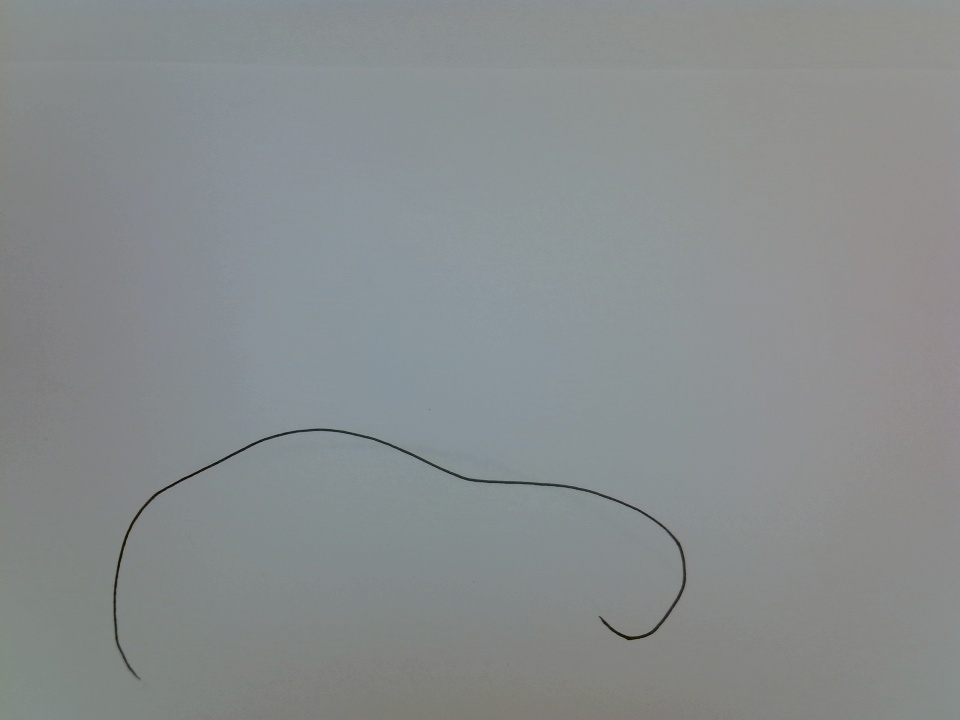
#> input picture a8_with_line.jpg, 960 x 720 px
$ python prova.py
#> lines starting #> are read from the running program, lines starting #| are printed output that depends on the picture; after the words box and inside, x2 and y2 are one past the last pixel; in counts of white or black regions, pixels touching at a corner belong together; long printed decimals are rounded
import cv2
import numpy as np
from scipy.interpolate import splprep, splev
import os

def detect_and_smooth_curve(image_path, camera_matrix, dist_coeffs):
    # Load the image
#> called with image_path = 'a8_with_line.jpg', camera_matrix = array of shape (3, 3), dist_coeffs = array of shape (5,)
    img = cv2.imread(image_path)
#> img is the input picture: shape (720, 960, 3); mean B, G, R 141.6, 140.8, 136.1
    if img is None:
        raise FileNotFoundError(f"Image not found at {image_path}. Please check the file path.")

    # Convert the image to grayscale
    gray = cv2.cvtColor(img, cv2.COLOR_BGR2GRAY)

    # Apply GaussianBlur to reduce noise
    blurred = cv2.GaussianBlur(gray, (5, 5), 0)

    # Adjusted thresholding to isolate the black curve
    _, thresh = cv2.threshold(blurred, 100, 255, cv2.THRESH_BINARY_INV)
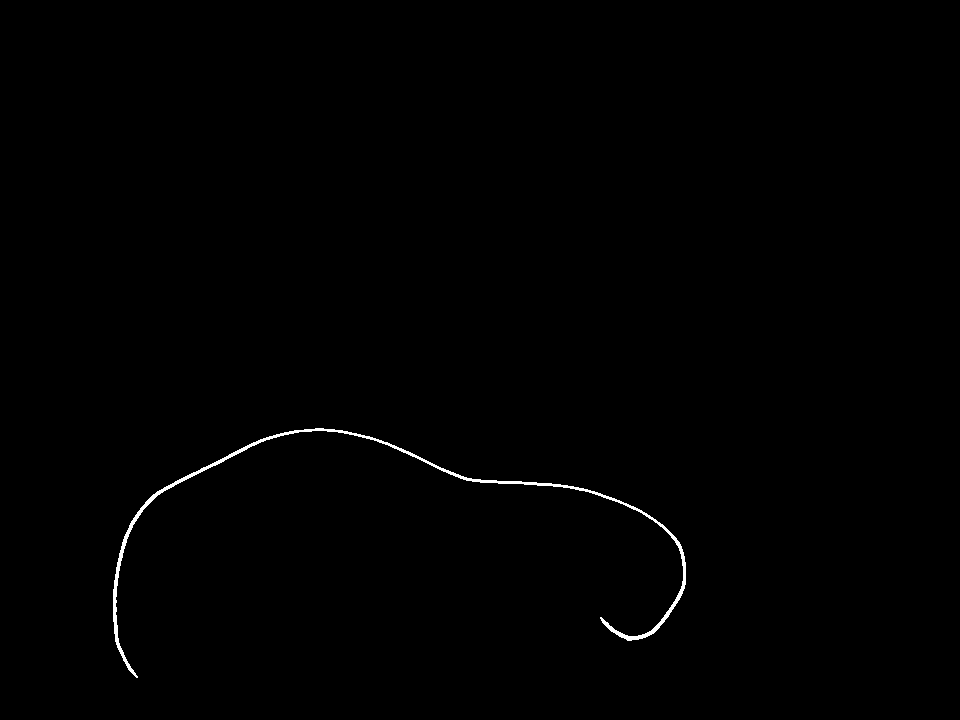
#> thresh: shape (720, 960); 0.43% white; 1 white region

    # Find contours
    contours, _ = cv2.findContours(thresh, cv2.RETR_EXTERNAL, cv2.CHAIN_APPROX_SIMPLE)
#> contours = 1 contour; box (x1, y1, x2, y2) and area: (113, 428, 686, 678) 2155
    if not contours:
        print("No contours found.")
        return []

    # Find the largest contour (assuming it corresponds to the curve)
    curve_contour = max(contours, key=cv2.contourArea)
#> curve_contour = contour of 916 points, box (x1, y1, x2, y2) (113, 428, 686, 678), area 2155

    # Approximate the curve with a series of points
    epsilon = 0.0005 * cv2.arcLength(curve_contour, True)  # Adjust epsilon to control approximation precision
#> epsilon = 0.977
    approx_curve = cv2.approxPolyDP(curve_contour, epsilon, True)
#> approx_curve = contour of 74 points, box (x1, y1, x2, y2) (113, 428, 686, 678), area 2206

    # Filter redundant points (remove points that are too close to each other)
    filtered_points = [approx_curve[0]]
#> filtered_points = [[[113, 621]]]
    for point in approx_curve[1:]:
        if np.linalg.norm(filtered_points[-1][0] - point[0]) > 50:  # Minimum distance threshold (5 pixels)
            filtered_points.append(point)
#> this loop made 73 passes
#> point on passes 1 to 12: [[115, 641]], [[117, 647]], [[128, 669]], [[137, 677]], [[127, 662]], [[119, 645]], [[115, 614]], [[116, 611]], [[115, 597]], [[118, 571]], [[126, 539]], [[132, 525]]
#> after the loop, filtered_points = 27 items, first 6: [[113, 621]], [[128, 669]], [[115, 614]], [[126, 539]], [[158, 494]], [[261, 441]]

    # Extract x, y coordinates
    filtered_points = np.array([point[0] for point in filtered_points], dtype=np.float32)
#> filtered_points = 27 pairs, first value 113 to 684, second value 430 to 669

    # Smooth the curve using a spline
    x, y = filtered_points[:, 0], filtered_points[:, 1]
#> x = 27 values, max 684 at index 16, min 113 at index 0, mean 400.5; y = 27 values, max 669 at index 1, min 430 at index 6, mean 526
    tck, _ = splprep([x, y], s=1)  # Smoothness factor (s)
#> tck = 3 items
    u_fine = np.linspace(0, 1, 100)  # Number of points for the smooth curve
    x_smooth, y_smooth = splev(u_fine, tck)
#> x_smooth = 100 values, max 684 at index 59, min 113 at index 99, mean 399; y_smooth = 100 values, max 669.4 at index 2, min 429 at index 83, mean 514.4
    smoothed_points = np.vstack((x_smooth, y_smooth)).T
#> smoothed_points = 100 pairs, first value 113 to 684, second value 429 to 669.4

    # Undistort image points
    undistorted_points = cv2.undistortPoints(filtered_points, camera_matrix, dist_coeffs)
#> undistorted_points = 27 rows, first 8: [-0.361, 0.225], [-0.346, 0.268], [-0.359, 0.219], [-0.35, 0.152], [-0.322, 0.111], [-0.229, 0.0635], [-0.182, 0.0535], [-0.125, 0.0619]
    camera_points = np.hstack((undistorted_points.squeeze(), np.zeros((len(undistorted_points), 1))))  # Add Z = 0
#> camera_points = 27 rows, first 8: [-0.361, 0.225, 0], [-0.346, 0.268, 0], [-0.359, 0.219, 0], [-0.35, 0.152, 0], [-0.322, 0.111, 0], [-0.229, 0.0635, 0], [-0.182, 0.0535, 0], [-0.125, 0.0619, 0]

    # # Transform points to world coordinates
    # rotation_matrix, _ = cv2.Rodrigues(rotation_vector)  # Convert rotation vector to matrix
    # world_points = (rotation_matrix @ undistorted_points.T).T + translation_vector.T

    # Draw the smoothed curve on the image for visualization
    output_img = img.copy()
    for i in range(len(smoothed_points) - 1):
        pt1 = tuple(smoothed_points[i].astype(int))
        pt2 = tuple(smoothed_points[i + 1].astype(int))
        cv2.line(output_img, pt1, pt2, (0, 255, 0), 2)
#> this loop made 99 passes
#> (pt1, pt2) on passes 1 to 12: ((113, 621), (124, 655)), ((124, 655), (128, 669)), ((128, 669), (127, 667)), ((127, 667), (123, 654)), ((123, 654), (118, 635)), ((118, 635), (114, 613)), ((114, 613), (113, 593)), ((113, 593), (114, 575)), ((114, 575), (118, 558)), ((118, 558), (124, 542)), ((124, 542), (132, 527)), ((132, 527), (142, 512))
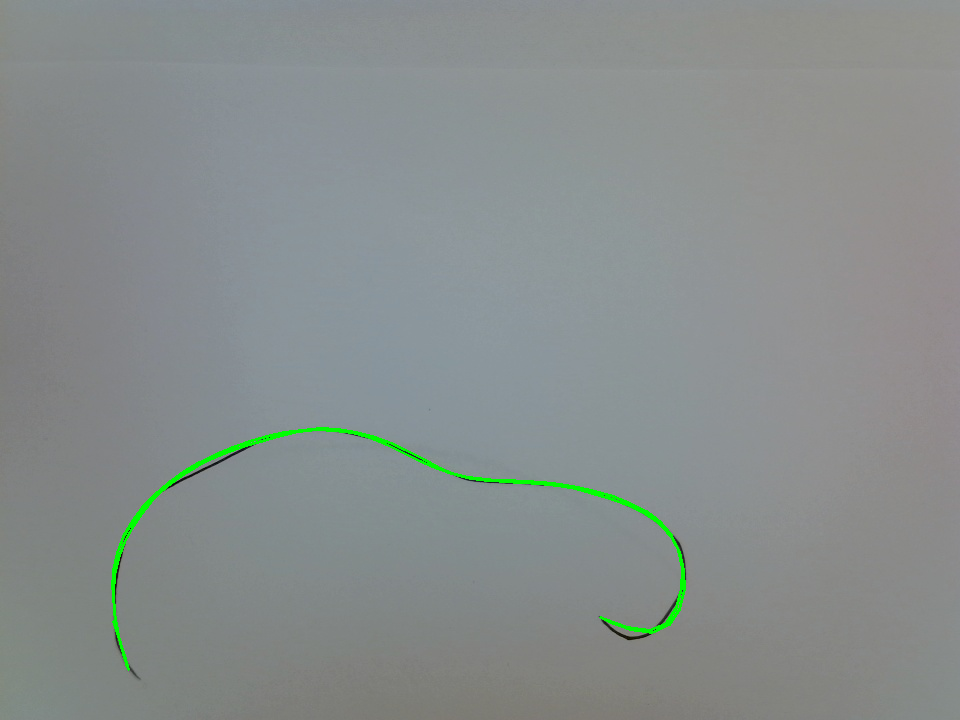
#> output_img: shape (720, 960, 3); 0.6% of pixels changed, all inside (x1, y1, x2, y2) = (111, 427, 686, 671)

    for i in range (len(filtered_points)):
        #print((int(filtered_points[i,0]),int(filtered_points[i,1])))
        cv2.circle(output_img, (int(filtered_points[i,0]),int(filtered_points[i,1])), 5, (255,0,0), 10)
#> this loop made 27 passes
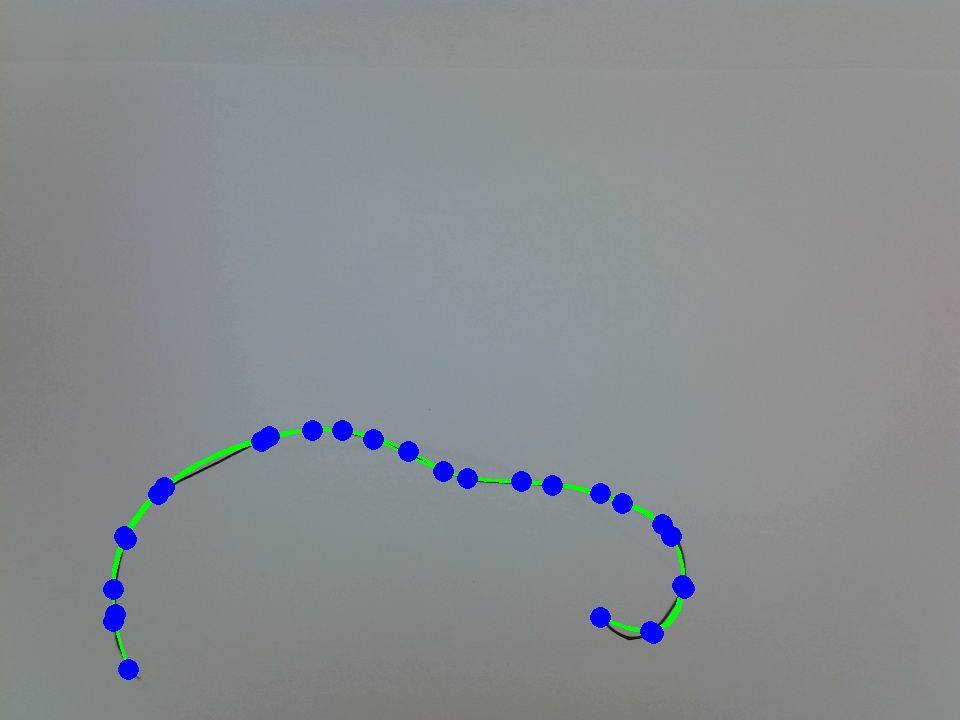
#> output_img: shape (720, 960, 3); 1.11% of pixels changed, all inside (x1, y1, x2, y2) = (103, 420, 695, 680)


    # Display the result
    cv2.imshow("Smoothed Curve", output_img)
    cv2.waitKey(0)
    cv2.destroyAllWindows()

    # Return the real-world coordinates of the curve
    return camera_points


# Main Function
if __name__ == "__main__":
    # Camera parameters (replace with actual values)
    camera_matrix = np.array([[1068.0, 0, 506.8],
                              [0, 1083.0, 371.8],
                              [0, 0, 1]])  # Intrinsic parameters

    dist_coeffs = np.array([0.1158, 0.0412, 0, 0, 0])  # Distortion coefficients
    # rotation_vector = np.array([[0.1335], [0.0274], [0.0131]])  # Rotation vector
    # translation_vector = np.array([[-3.2742], [-3.3057], [18.4347]])  # Translation vector

    # Path to your image
    image = os.getcwd()
    image_path = os.path.join(image,"a8_with_line.jpg")  # Replace with your actual image path

    # Detect and smooth the curve, get real-world camera frame coordinates
    curve_points = detect_and_smooth_curve(image_path, camera_matrix, dist_coeffs)
#> curve_points has the same summary as camera_points in detect_and_smooth_curve

    # Print the real-world coordinates
    for i, point in enumerate(curve_points):
        print(f"Real-world coordinates of point {i + 1}: {point}")
#> this loop made 27 passes
#> point on passes 1 to 12: [-0.361, 0.225, 0], [-0.346, 0.268, 0], [-0.359, 0.219, 0], [-0.35, 0.152, 0], [-0.322, 0.111, 0], [-0.229, 0.0635, 0], [-0.182, 0.0535, 0], [-0.125, 0.0619, 0], [-0.0597, 0.0915, 0], [0.0423, 0.104, 0], [0.108, 0.121, 0], [0.153, 0.151, 0]
#| Real-world coordinates of point 1: [-0.3607  0.2251  0.        ]
#| Real-world coordinates of point 2: [-0.3465  0.2681  0.        ]
#| Real-world coordinates of point 3: [-0.359  0.2189   0.        ]
#| Real-world coordinates of point 4: [-0.3503    0.1517  0.        ]
#| Real-world coordinates of point 5: [-0.3221  0.1113  0.        ]
#| Real-world coordinates of point 6: [-0.2286  0.06347  0.        ]
#| Real-world coordinates of point 7: [-0.1816  0.05351  0.        ]
#| Real-world coordinates of point 8: [-0.125  0.06191  0.        ]
#> (further printed lines are left out)
